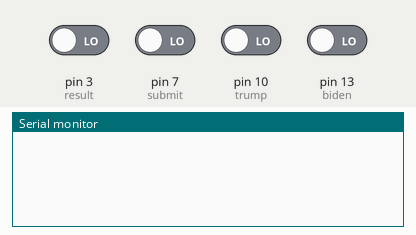
Recording of a sketch running on a simulated Arduino Uno, built with avr-gcc and run on an emulated ATmega328P. Parts: the last lines printed to the serial monitor. The inputs (shaded band) are chosen by the test bench; at power-on: pin 3 (result), pin 7 (submit), pin 10 (trump), pin 13 (biden) LOW.

Above: at 1.2 s.
1.3 s: pin 3 (result) driven HIGH
At 2.1 s:
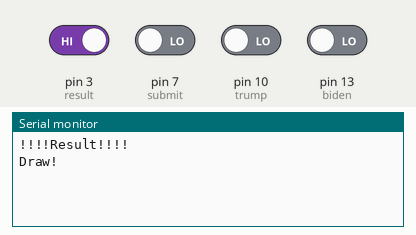
2.8 s: pin 7 (submit) driven HIGH
At 3.8 s:
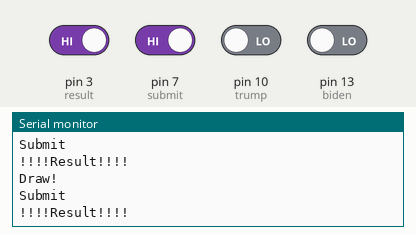
4.3 s: pin 10 (trump) driven HIGH
At 4.9 s:
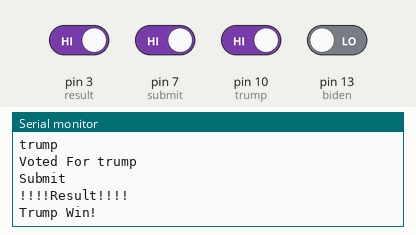
5.8 s: pin 13 (biden) driven HIGH
At 6.8 s:
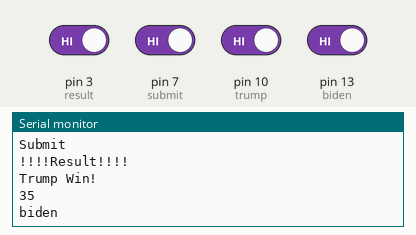
7.4 s: pin 3 (result) driven LOW
10.4 s: pin 7 (submit) driven LOW
Timing chart, 0 to 13.4 s (numbered marks = the images above; inputs shaded):
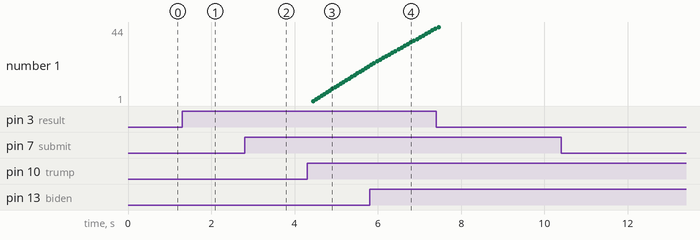

Measured:
- after the input at 1.3 s, the serial monitor: prints a new line at once (image 1)
- after the input at 2.8 s, the serial monitor: prints a new line at once (image 2)
- after the input at 4.3 s, the serial monitor: prints a new line after 0.09 s (image 3)
- after the input at 5.8 s, the serial monitor: prints a new line after 0.11 s (image 4)

The sketch:

EVM.ino
```cpp
// digital pin 2 has a pushbutton attached to it. Give it a name:
int biden = 13;
int trump = 10;
int submit = 7;
int result = 3;
int safe = 0;
int pb = 0;
int pt = 0;
int rs = 0;

int bidenVote = 0;
int trumpVote = 0;
bool b = false;
bool t = false;
// the setup routine runs once when you press reset:
void setup() {
  // initialize serial communication at 9600 bits per second:
  Serial.begin(9600);
  // make the pushbutton's pin an input:
  pinMode(biden, INPUT);
   pinMode(trump, INPUT);
   pinMode(submit, INPUT);
   pinMode(result, INPUT);
}


// the loop routine runs over and over again forever:
void loop() {
  // read the input pin:
  int buttonState = digitalRead(biden);
  int buttonStates = digitalRead(trump);
  int buttonStatesSubmit = digitalRead(submit);
  int buttonStatesResult = digitalRead(result);

  // print out the state of the button:


  if(buttonStatesResult == 1 and rs == 0)
  {
     Serial.println("!!!!Result!!!!");
    if (bidenVote < trumpVote) {
      Serial.println("Trump Win!");
      Serial.println(trumpVote);
    }
    else if (bidenVote > trumpVote) {
      Serial.println("biden Win!");
       Serial.println(bidenVote);
    }
    else {
      Serial.println("Draw!");
    }
    rs = 1;
  }

  if(buttonState == 1)
  {

    if(pb == 0)
    {
    Serial.println("biden");
    pb = 1;
    pt = 0;
    }
    b = true ;
    t = false ;
    safe = 0;


  }


//   else
//  {
//    Serial.println(0);
//
//  }
  if(buttonStates == 1)
  {
    if(pt == 0)
    {
    Serial.println("trump");
    pb = 0;
    pt = 1;
    }

     t = true ;
     b = false ;
     safe = 0;
  }
//    else
//  {
//    Serial.println(0);
//
//  }

   if(buttonStatesSubmit == 1 and safe == 0)
  {

    if (t)
    {

      trumpVote +=1;
      Serial.println("Voted For trump");

      safe= 1;
    }
    if (b)
    {
      bidenVote +=1;
      Serial.println("Voted For biden");
      safe = 1;

    }
    Serial.println("Submit");
    rs = 0;
    pb = 0;
    pt = 0;
  }
//    else
//  {
//    Serial.println(0);
//
//  }
  delay(10);
    // delay in between reads for stability
}
```
